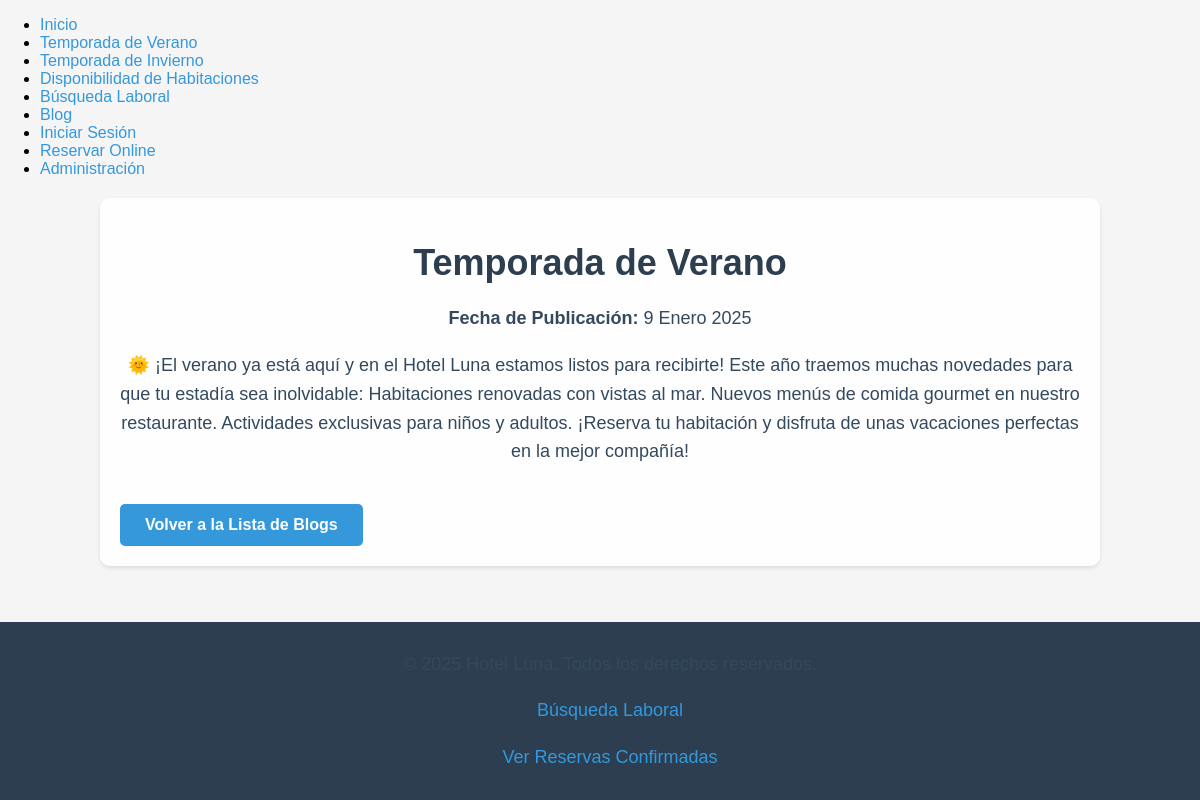
Page /blog/1/ on the committed database.
### blog/models.py (models this page shows, shortened)
class Blog(models.Model):
    titulo = models.CharField(max_length=100, verbose_name="Título")
    contenido = models.TextField(verbose_name="Contenido")
    autor = models.ForeignKey(User, on_delete=models.SET_NULL, null=True, verbose_name="Autor")
    fecha_publicacion = models.DateField(auto_now_add=True, verbose_name="Fecha de Publicación")
    disponible = models.BooleanField(default=True, verbose_name="Disponible")

### blog/views.py (the view)
# urls.py: path('<int:id>/', views.detalle_blog, name='detalle_blog'),
def detalle_blog(request, id):
    blog = get_object_or_404(Blog, id=id)
    return render(request, 'blog/detalle_blog.html', {'blog': blog})

### blog/templates/blog/detalle_blog.html (shortened to what this page needs)
{% extends "base.html" %}
{% block content %}
<h1>{{ blog.titulo }}</h1>
<p><strong>Fecha de Publicación:</strong> {{ blog.fecha_publicacion }}</p>
<p>{{ blog.contenido }}</p>
<a href="{% url 'blog:lista_blogs' %}" class="button">Volver a la Lista de Blogs</a>
{% endblock %}

### static/css/styles.css (style rules this page uses)
body { font-family: 'Arial', sans-serif; margin: 0; padding: 0; background-color: #f5f5f5; }
h1 { color: #2c3e50; text-align: center; font-size: 36px; margin-bottom: 20px; }
p { color: #34495e; text-align: center; font-size: 18px; line-height: 1.6; }
a { color: #3498db; text-decoration: none; }
.button { display: inline-block; padding: 12px 25px; margin-top: 20px; background-color: #3498db; color: white; text-align: center; border-radius: 5px; font-weight: bold; text-decoration: none; }

### rows in the picture
Blog: titulo "Temporada de Verano", fecha_publicacion "9 Enero 2025", contenido "🌞 ¡El verano ya está aquí y en el Hotel Luna estamos listos para recibirte! Este año traemos muchas novedades para que tu estadía sea inolvidable: Habitaciones renovadas con vistas al mar. Nuevos menús de comida gourmet en nuestro restaurante. Actividades exclusivas para niños y adultos. ¡Reserva tu habitación y disfruta de unas vacaciones perfectas en la mejor compañía!"
